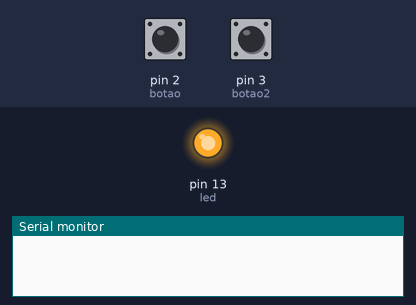
Simulated run of this sketch. Board: Arduino Uno, built with avr-gcc and run on an emulated ATmega328P. Shown: output pins drawn as LEDs (lit = HIGH), the last lines printed to the serial monitor. The inputs (shaded band) are chosen by the test bench; at power-on: pin 2 (botao) LOW, pin 3 (botao2) HIGH. Random numbers use the default seed unless the sketch sets one.

Above: at 4.6 s.
4.7 s: pin 2 (botao) pulled HIGH for 0.15 s
At 5.9 s:
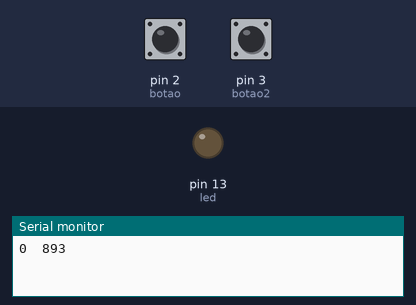
6.3 s: pin 2 (botao) pulled HIGH for 3.2 s
12.5 s: pin 2 (botao) pulled HIGH for 1 s
At 16.9 s:
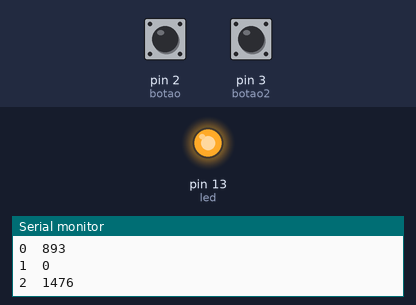
Timing chart, 0 to 18.4 s (numbered marks = the images above; inputs shaded):
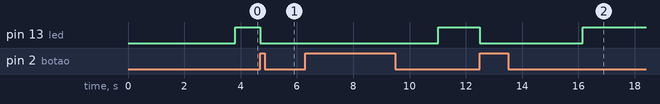

The sketch:

ciencia_1.ino
```cpp
const int botao = 2;
const int botao2 = 3;
const int led = 13;

long tempo;

void setup() {
  // put your setup code here, to run once:
  Serial.begin(57600);
  pinMode(botao,INPUT);
  pinMode(led,OUTPUT);
}

void loop() {
  while(digitalRead(botao2)==LOW);
  for(int i=0;i<10;i++){
    delay(2000+random(3000));
    // put your main code here, to run repeatedly:
    digitalWrite(led,HIGH);
    tempo = millis();
    while(digitalRead(botao)==LOW);
    tempo = millis()-tempo;
    digitalWrite(led,LOW);
    Serial.print(i);
    Serial.print('\t');
    Serial.println(tempo);
  }
}
```

Measured:
- after the input at 4.7 s, pin 13 (led): HIGH → LOW at once
- after the input at 12.5 s, pin 13 (led): HIGH → LOW at once, → HIGH 3.7 s later
